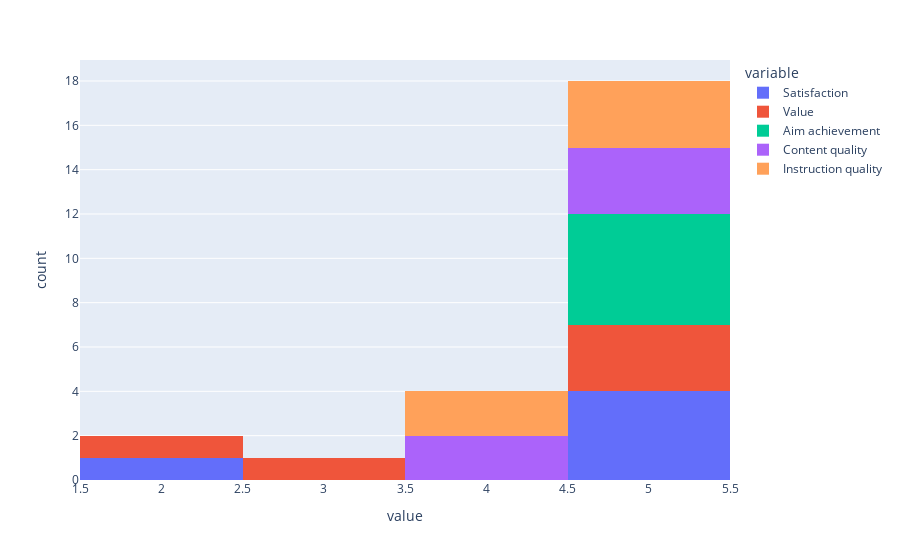

Here is the notebook cell this chart was saved with:
### Markdown cell above
# Learning Evaluation

## Why

We plan, design and deliver learning to do 'something' (help newbies get onboard,
help new grads understand the business, help new managers understand the ropes, remind
everyone about the importance of compliance etc) so of course we (and our clients/decision makers)
want to know if we actually did it. That is why we evaluate learning.

## What

In most cases we do a simple survey/questionnaire of participants after the learning event (e-learning, video, 
interactive digital content, face-to-face session, all-employee-meeting etc), analyze and make a judgement on
the data.

## When

Just after the learning (as soon as digital learning completes, on last day of face-to-face program)

## Where

Your survey system (your LMS, Microsoft Forms or some free web service)

## Who

Your survey system

## To Whom

The learning participants

## How

When preparing your learning event/content make sure you decide:

1. How rigorously you want to evaluate
2. The points you want to evaluate
3. The tool you will use to conduct the survey/questionnaire
4. How you will analyze and present the survey/questionnaire results

### Decide how rigorously you want to evaluate

Is this a mjor new organizational change event driven the the CEO? In that case a high degree of
rigour is demanded. Or is this an annual compliance e-learning that everyone has experienced many times
any whose content is mostly the same each year? In which case the default LMS e-learning questionnaire format
of 3 or 4 questions would more than suffice.

### Decide the points you want to evaluate

Of course, the learning aim is a must. 

### Decide what tool you will use to conduct the survey/questionnaire
### Decide how you will analyze and present the survey/questionnaire results

### Code cell
from myst_nb import glue
import pandas as pd
import plotly.express as px

import plotly.io as pio
pio.renderers
pio.renderers.default = "plotly_mimetype+notebook_connected"
 
# initialize list of lists
data = [[5, 3, 5, 4, 4], [2, 2, 5, 4, 4], [5, 5, 5, 5, 5], [5, 5, 5, 5, 5], [5, 5, 5, 5, 5]]
 
# Create the pandas DataFrame
df = pd.DataFrame(data, columns = ['Satisfaction', 'Value', 'Aim achievement', 'Content quality', 'Instruction quality'], 
                 index = ['Participant 1', 'Participant 2', 'Participant 3', 'Participant 4', 'Participant 5'])
plot = px.histogram(df)

glue("plot", plot, display=False)
glue("df", df, display=False)

#plot.show()

### Figure 1 — Plotly figure (JSON) as saved in the notebook; plotly's stock layout.template omitted (floating-point values rounded to 4 significant figures)
{"data": [{"alignmentgroup": "True", "bingroup": "x", "hovertemplate": "variable=Satisfaction<br>value=%{x}<br>count=%{y}<extra></extra>", "legendgroup": "Satisfaction", "marker": {"color": "#636efa", "pattern": {"shape": ""}}, "name": "Satisfaction", "offsetgroup": "Satisfaction", "orientation": "v", "showlegend": true, "type": "histogram", "x": [5, 2, 5, 5, 5], "xaxis": "x", "yaxis": "y"}, {"alignmentgroup": "True", "bingroup": "x", "hovertemplate": "variable=Value<br>value=%{x}<br>count=%{y}<extra></extra>", "legendgroup": "Value", "marker": {"color": "#EF553B", "pattern": {"shape": ""}}, "name": "Value", "offsetgroup": "Value", "orientation": "v", "showlegend": true, "type": "histogram", "x": [3, 2, 5, 5, 5], "xaxis": "x", "yaxis": "y"}, {"alignmentgroup": "True", "bingroup": "x", "hovertemplate": "variable=Aim achievement<br>value=%{x}<br>count=%{y}<extra></extra>", "legendgroup": "Aim achievement", "marker": {"color": "#00cc96", "pattern": {"shape": ""}}, "name": "Aim achievement", "offsetgroup": "Aim achievement", "orientation": "v", "showlegend": true, "type": "histogram", "x": [5, 5, 5, 5, 5], "xaxis": "x", "yaxis": "y"}, {"alignmentgroup": "True", "bingroup": "x", "hovertemplate": "variable=Content quality<br>value=%{x}<br>count=%{y}<extra></extra>", "legendgroup": "Content quality", "marker": {"color": "#ab63fa", "pattern": {"shape": ""}}, "name": "Content quality", "offsetgroup": "Content quality", "orientation": "v", "showlegend": true, "type": "histogram", "x": [4, 4, 5, 5, 5], "xaxis": "x", "yaxis": "y"}, {"alignmentgroup": "True", "bingroup": "x", "hovertemplate": "variable=Instruction quality<br>value=%{x}<br>count=%{y}<extra></extra>", "legendgroup": "Instruction quality", "marker": {"color": "#FFA15A", "pattern": {"shape": ""}}, "name": "Instruction quality", "offsetgroup": "Instruction quality", "orientation": "v", "showlegend": true, "type": "histogram", "x": [4, 4, 5, 5, 5], "xaxis": "x", "yaxis": "y"}], "layout": {"autosize": true, "barmode": "relative", "legend": {"title": {"text": "variable"}, "tracegroupgap": 0}, "margin": {"t": 60}, "xaxis": {"anchor": "y", "autorange": true, "domain": [0, 1], "range": [1.5, 5.5], "title": {"text": "value"}, "type": "linear"}, "yaxis": {"anchor": "x", "autorange": true, "domain": [0, 1], "range": [0, 18.95], "title": {"text": "count"}}}}
